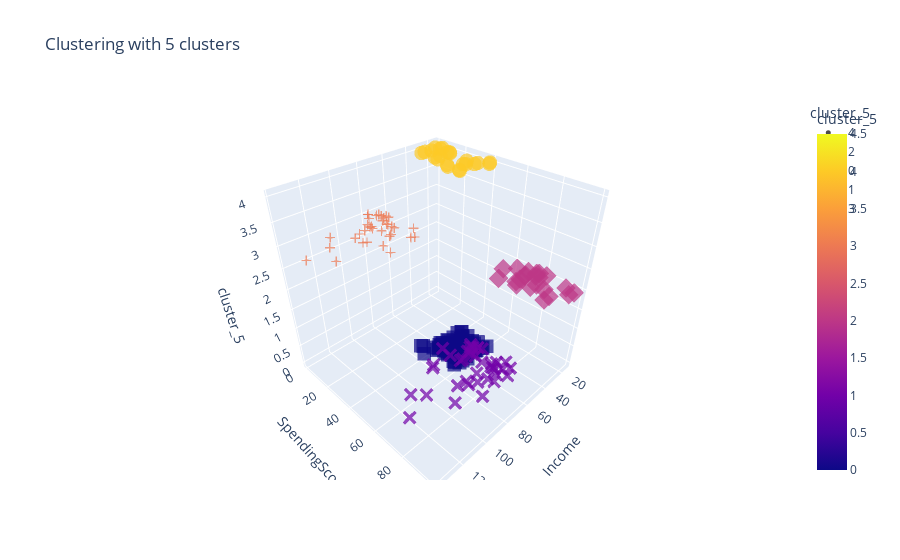
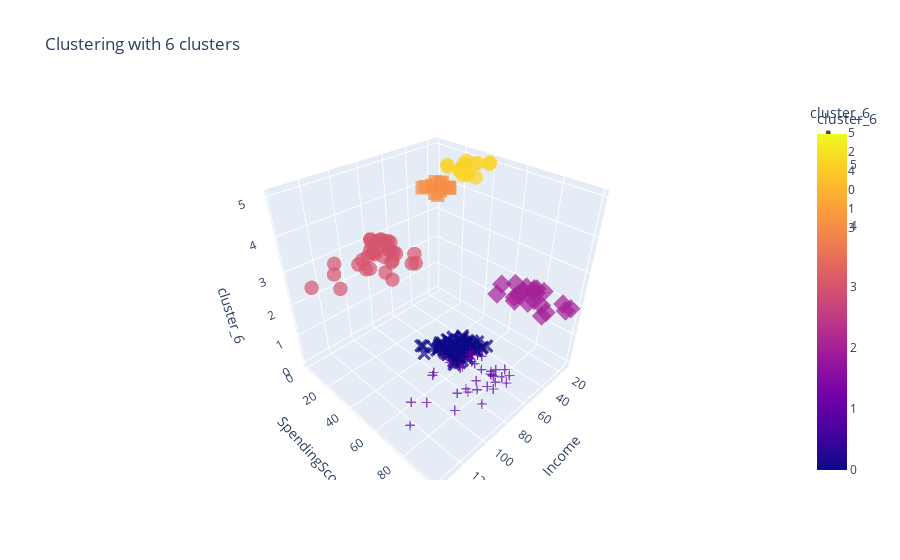

These figures' notebook cell, in order:
### Markdown cell above
**Завдання 11** 

Зробити візуалізацію кластеризації методу К-середніх на вибраних Вами двох різних кількостях кластерів використовуючи [scatter_3d](https://plotly.com/python/3d-scatter-plots/).

### Code cell
fig = px.scatter_3d(X, x='Income', y='SpendingScore', z=X['cluster_5'], color=X['cluster_5'], 
                    symbol=X['cluster_5'], opacity=0.7, 
                    title='Clustering with 5 clusters')
fig.update_traces(marker=dict(size=5))
fig.show()

fig = px.scatter_3d(X, x='Income', y='SpendingScore', z=X['cluster_6'], color=X['cluster_6'], 
                    symbol=X['cluster_6'], opacity=0.7, 
                    title='Clustering with 6 clusters')
fig.update_traces(marker=dict(size=5))
fig.show()

### Figure 1 — Plotly figure (JSON) as saved in the notebook; plotly's stock layout.template omitted (floating-point values rounded to 4 significant figures)
{"data": [{"hovertemplate": "cluster_5=%{marker.color}<br>Income=%{x}<br>SpendingScore=%{y}<extra></extra>", "legendgroup": "4", "marker": {"color": [4, 4, 4, 4, 4, 4, 4, 4, 4, 4, 4, 4, 4, 4, 4, 4, 4, 4, 4, 4, 4, 4, 4], "coloraxis": "coloraxis", "opacity": 0.7, "size": 5, "symbol": "circle"}, "mode": "markers", "name": "4", "scene": "scene", "showlegend": true, "type": "scatter3d", "x": [15, 16, 17, 18, 19, 19, 20, 20, 21, 23, 24, 25, 28, 28, 29, 30, 33, 33, 34, 37, 38, 39, 39], "y": [39, 6, 40, 6, 3, 14, 15, 13, 35, 29, 35, 5, 14, 32, 31, 4, 4, 14, 17, 26, 35, 36, 28], "z": [4, 4, 4, 4, 4, 4, 4, 4, 4, 4, 4, 4, 4, 4, 4, 4, 4, 4, 4, 4, 4, 4, 4]}, {"hovertemplate": "cluster_5=%{marker.color}<br>Income=%{x}<br>SpendingScore=%{y}<extra></extra>", "legendgroup": "2", "marker": {"color": [2, 2, 2, 2, 2, 2, 2, 2, 2, 2, 2, 2, 2, 2, 2, 2, 2, 2, 2, 2, 2, 2], "coloraxis": "coloraxis", "opacity": 0.7, "size": 5, "symbol": "diamond"}, "mode": "markers", "name": "2", "scene": "scene", "showlegend": true, "type": "scatter3d", "x": [15, 16, 17, 18, 19, 19, 20, 20, 21, 23, 24, 25, 28, 28, 29, 30, 33, 33, 34, 37, 38, 39], "y": [81, 77, 76, 94, 72, 99, 77, 79, 66, 98, 73, 73, 82, 61, 87, 73, 92, 81, 73, 75, 92, 65], "z": [2, 2, 2, 2, 2, 2, 2, 2, 2, 2, 2, 2, 2, 2, 2, 2, 2, 2, 2, 2, 2, 2]}, {"hovertemplate": "cluster_5=%{marker.color}<br>Income=%{x}<br>SpendingScore=%{y}<extra></extra>", "legendgroup": "0", "marker": {"color": [0, 0, 0, 0, 0, 0, 0, 0, 0, 0, 0, 0, 0, 0, 0, 0, 0, 0, 0, 0, 0, 0, 0, 0, 0, 0, 0, 0, 0, 0, 0, 0, 0, 0, 0, 0, 0, 0, 0, 0, 0, 0, 0, 0, 0, 0, 0, 0, 0, 0, 0, 0, 0, 0, 0, 0, 0, 0, 0, 0, 0, 0, 0, 0, 0, 0, 0, 0, 0, 0, 0, 0, 0, 0, 0, 0, 0, 0, 0, 0, 0], "coloraxis": "coloraxis", "opacity": 0.7, "size": 5, "symbol": "square"}, "mode": "markers", "name": "0", "scene": "scene", "showlegend": true, "type": "scatter3d", "x": [39, 40, 40, 40, 40, 42, 42, 43, 43, 43, 43, 44, 44, 46, 46, 46, 46, 47, 47, 48, 48, 48, 48, 48, 48, 49, 49, 50, 50, 54, 54, 54, 54, 54, 54, 54, 54, 54, 54, 54, 54, 57, 57, 58, 58, 59, 59, 60, 60, 60, 60, 60, 60, 61, 61, 62, 62, 62, 62, 62, 62, 63, 63, 63, 63, 63, 63, 64, 64, 65, 65, 65, 65, 67, 67, 67, 67, 69, 71, 72, 76], "y": [61, 55, 47, 42, 42, 52, 60, 54, 60, 45, 41, 50, 46, 51, 46, 56, 55, 52, 59, 51, 59, 50, 48, 59, 47, 55, 42, 49, 56, 47, 54, 53, 48, 52, 42, 51, 55, 41, 44, 57, 46, 58, 55, 60, 46, 55, 41, 49, 40, 42, 52, 47, 50, 42, 49, 41, 48, 59, 55, 56, 42, 50, 46, 43, 48, 52, 54, 42, 46, 48, 50, 43, 59, 43, 57, 56, 40, 58, 35, 34, 40], "z": [0, 0, 0, 0, 0, 0, 0, 0, 0, 0, 0, 0, 0, 0, 0, 0, 0, 0, 0, 0, 0, 0, 0, 0, 0, 0, 0, 0, 0, 0, 0, 0, 0, 0, 0, 0, 0, 0, 0, 0, 0, 0, 0, 0, 0, 0, 0, 0, 0, 0, 0, 0, 0, 0, 0, 0, 0, 0, 0, 0, 0, 0, 0, 0, 0, 0, 0, 0, 0, 0, 0, 0, 0, 0, 0, 0, 0, 0, 0, 0, 0]}, {"hovertemplate": "cluster_5=%{marker.color}<br>Income=%{x}<br>SpendingScore=%{y}<extra></extra>", "legendgroup": "1", "marker": {"color": [1, 1, 1, 1, 1, 1, 1, 1, 1, 1, 1, 1, 1, 1, 1, 1, 1, 1, 1, 1, 1, 1, 1, 1, 1, 1, 1, 1, 1, 1, 1, 1, 1, 1, 1, 1, 1, 1, 1], "coloraxis": "coloraxis", "opacity": 0.7, "size": 5, "symbol": "x"}, "mode": "markers", "name": "1", "scene": "scene", "showlegend": true, "type": "scatter3d", "x": [69, 70, 71, 71, 71, 72, 73, 73, 74, 75, 76, 77, 77, 78, 78, 78, 78, 78, 78, 79, 81, 85, 86, 87, 87, 87, 88, 88, 93, 97, 98, 99, 101, 103, 103, 113, 120, 126, 137], "y": [91, 77, 95, 75, 75, 71, 88, 73, 72, 93, 87, 97, 74, 90, 88, 76, 89, 78, 73, 83, 93, 75, 95, 63, 75, 92, 86, 69, 90, 86, 88, 97, 68, 85, 69, 91, 79, 74, 83], "z": [1, 1, 1, 1, 1, 1, 1, 1, 1, 1, 1, 1, 1, 1, 1, 1, 1, 1, 1, 1, 1, 1, 1, 1, 1, 1, 1, 1, 1, 1, 1, 1, 1, 1, 1, 1, 1, 1, 1]}, {"hovertemplate": "cluster_5=%{marker.color}<br>Income=%{x}<br>SpendingScore=%{y}<extra></extra>", "legendgroup": "3", "marker": {"color": [3, 3, 3, 3, 3, 3, 3, 3, 3, 3, 3, 3, 3, 3, 3, 3, 3, 3, 3, 3, 3, 3, 3, 3, 3, 3, 3, 3, 3, 3, 3, 3, 3, 3, 3], "coloraxis": "coloraxis", "opacity": 0.7, "size": 5, "symbol": "cross"}, "mode": "markers", "name": "3", "scene": "scene", "showlegend": true, "type": "scatter3d", "x": [70, 71, 71, 73, 73, 74, 75, 77, 77, 78, 78, 78, 78, 78, 78, 79, 81, 85, 86, 87, 87, 87, 88, 88, 93, 97, 98, 99, 101, 103, 103, 113, 120, 126, 137], "y": [29, 11, 9, 5, 7, 10, 5, 12, 36, 22, 17, 20, 16, 1, 1, 35, 5, 26, 20, 27, 13, 10, 13, 15, 14, 32, 15, 39, 24, 17, 23, 8, 16, 28, 18], "z": [3, 3, 3, 3, 3, 3, 3, 3, 3, 3, 3, 3, 3, 3, 3, 3, 3, 3, 3, 3, 3, 3, 3, 3, 3, 3, 3, 3, 3, 3, 3, 3, 3, 3, 3]}], "layout": {"coloraxis": {"colorbar": {"title": {"text": "cluster_5"}}, "colorscale": [[0, "#0d0887"], [0.1111, "#46039f"], [0.2222, "#7201a8"], [0.3333, "#9c179e"], [0.4444, "#bd3786"], [0.5556, "#d8576b"], [0.6667, "#ed7953"], [0.7778, "#fb9f3a"], [0.8889, "#fdca26"], [1, "#f0f921"]]}, "legend": {"title": {"text": "cluster_5"}, "tracegroupgap": 0}, "scene": {"domain": {"x": [0, 1], "y": [0, 1]}, "xaxis": {"title": {"text": "Income"}}, "yaxis": {"title": {"text": "SpendingScore"}}, "zaxis": {"categoryarray": [4, 2, 0, 1, 3], "categoryorder": "array", "title": {"text": "cluster_5"}}}, "title": {"text": "Clustering with 5 clusters"}}}

### Figure 2 — Plotly figure (JSON) as saved in the notebook; plotly's stock layout.template omitted (floating-point values rounded to 4 significant figures)
{"data": [{"hovertemplate": "cluster_6=%{marker.color}<br>Income=%{x}<br>SpendingScore=%{y}<extra></extra>", "legendgroup": "5", "marker": {"color": [5, 5, 5, 5, 5, 5, 5, 5, 5, 5, 5, 5, 5, 5, 5], "coloraxis": "coloraxis", "opacity": 0.7, "size": 5, "symbol": "circle"}, "mode": "markers", "name": "5", "scene": "scene", "showlegend": true, "type": "scatter3d", "x": [15, 17, 21, 23, 24, 28, 29, 37, 38, 39, 39, 40, 40, 40, 43], "y": [39, 40, 35, 29, 35, 32, 31, 26, 35, 36, 28, 47, 42, 42, 41], "z": [5, 5, 5, 5, 5, 5, 5, 5, 5, 5, 5, 5, 5, 5, 5]}, {"hovertemplate": "cluster_6=%{marker.color}<br>Income=%{x}<br>SpendingScore=%{y}<extra></extra>", "legendgroup": "2", "marker": {"color": [2, 2, 2, 2, 2, 2, 2, 2, 2, 2, 2, 2, 2, 2, 2, 2, 2, 2, 2, 2, 2, 2], "coloraxis": "coloraxis", "opacity": 0.7, "size": 5, "symbol": "diamond"}, "mode": "markers", "name": "2", "scene": "scene", "showlegend": true, "type": "scatter3d", "x": [15, 16, 17, 18, 19, 19, 20, 20, 21, 23, 24, 25, 28, 28, 29, 30, 33, 33, 34, 37, 38, 39], "y": [81, 77, 76, 94, 72, 99, 77, 79, 66, 98, 73, 73, 82, 61, 87, 73, 92, 81, 73, 75, 92, 65], "z": [2, 2, 2, 2, 2, 2, 2, 2, 2, 2, 2, 2, 2, 2, 2, 2, 2, 2, 2, 2, 2, 2]}, {"hovertemplate": "cluster_6=%{marker.color}<br>Income=%{x}<br>SpendingScore=%{y}<extra></extra>", "legendgroup": "4", "marker": {"color": [4, 4, 4, 4, 4, 4, 4, 4, 4, 4, 4, 4], "coloraxis": "coloraxis", "opacity": 0.7, "size": 5, "symbol": "square"}, "mode": "markers", "name": "4", "scene": "scene", "showlegend": true, "type": "scatter3d", "x": [16, 18, 19, 19, 20, 20, 25, 28, 30, 33, 33, 34], "y": [6, 6, 3, 14, 15, 13, 5, 14, 4, 4, 14, 17], "z": [4, 4, 4, 4, 4, 4, 4, 4, 4, 4, 4, 4]}, {"hovertemplate": "cluster_6=%{marker.color}<br>Income=%{x}<br>SpendingScore=%{y}<extra></extra>", "legendgroup": "0", "marker": {"color": [0, 0, 0, 0, 0, 0, 0, 0, 0, 0, 0, 0, 0, 0, 0, 0, 0, 0, 0, 0, 0, 0, 0, 0, 0, 0, 0, 0, 0, 0, 0, 0, 0, 0, 0, 0, 0, 0, 0, 0, 0, 0, 0, 0, 0, 0, 0, 0, 0, 0, 0, 0, 0, 0, 0, 0, 0, 0, 0, 0, 0, 0, 0, 0, 0, 0, 0, 0, 0, 0, 0, 0, 0, 0, 0, 0, 0], "coloraxis": "coloraxis", "opacity": 0.7, "size": 5, "symbol": "x"}, "mode": "markers", "name": "0", "scene": "scene", "showlegend": true, "type": "scatter3d", "x": [39, 40, 42, 42, 43, 43, 43, 44, 44, 46, 46, 46, 46, 47, 47, 48, 48, 48, 48, 48, 48, 49, 49, 50, 50, 54, 54, 54, 54, 54, 54, 54, 54, 54, 54, 54, 54, 57, 57, 58, 58, 59, 59, 60, 60, 60, 60, 60, 60, 61, 61, 62, 62, 62, 62, 62, 62, 63, 63, 63, 63, 63, 63, 64, 64, 65, 65, 65, 65, 67, 67, 67, 67, 69, 71, 72, 76], "y": [61, 55, 52, 60, 54, 60, 45, 50, 46, 51, 46, 56, 55, 52, 59, 51, 59, 50, 48, 59, 47, 55, 42, 49, 56, 47, 54, 53, 48, 52, 42, 51, 55, 41, 44, 57, 46, 58, 55, 60, 46, 55, 41, 49, 40, 42, 52, 47, 50, 42, 49, 41, 48, 59, 55, 56, 42, 50, 46, 43, 48, 52, 54, 42, 46, 48, 50, 43, 59, 43, 57, 56, 40, 58, 35, 34, 40], "z": [0, 0, 0, 0, 0, 0, 0, 0, 0, 0, 0, 0, 0, 0, 0, 0, 0, 0, 0, 0, 0, 0, 0, 0, 0, 0, 0, 0, 0, 0, 0, 0, 0, 0, 0, 0, 0, 0, 0, 0, 0, 0, 0, 0, 0, 0, 0, 0, 0, 0, 0, 0, 0, 0, 0, 0, 0, 0, 0, 0, 0, 0, 0, 0, 0, 0, 0, 0, 0, 0, 0, 0, 0, 0, 0, 0, 0]}, {"hovertemplate": "cluster_6=%{marker.color}<br>Income=%{x}<br>SpendingScore=%{y}<extra></extra>", "legendgroup": "1", "marker": {"color": [1, 1, 1, 1, 1, 1, 1, 1, 1, 1, 1, 1, 1, 1, 1, 1, 1, 1, 1, 1, 1, 1, 1, 1, 1, 1, 1, 1, 1, 1, 1, 1, 1, 1, 1, 1, 1, 1, 1], "coloraxis": "coloraxis", "opacity": 0.7, "size": 5, "symbol": "cross"}, "mode": "markers", "name": "1", "scene": "scene", "showlegend": true, "type": "scatter3d", "x": [69, 70, 71, 71, 71, 72, 73, 73, 74, 75, 76, 77, 77, 78, 78, 78, 78, 78, 78, 79, 81, 85, 86, 87, 87, 87, 88, 88, 93, 97, 98, 99, 101, 103, 103, 113, 120, 126, 137], "y": [91, 77, 95, 75, 75, 71, 88, 73, 72, 93, 87, 97, 74, 90, 88, 76, 89, 78, 73, 83, 93, 75, 95, 63, 75, 92, 86, 69, 90, 86, 88, 97, 68, 85, 69, 91, 79, 74, 83], "z": [1, 1, 1, 1, 1, 1, 1, 1, 1, 1, 1, 1, 1, 1, 1, 1, 1, 1, 1, 1, 1, 1, 1, 1, 1, 1, 1, 1, 1, 1, 1, 1, 1, 1, 1, 1, 1, 1, 1]}, {"hovertemplate": "cluster_6=%{marker.color}<br>Income=%{x}<br>SpendingScore=%{y}<extra></extra>", "legendgroup": "3", "marker": {"color": [3, 3, 3, 3, 3, 3, 3, 3, 3, 3, 3, 3, 3, 3, 3, 3, 3, 3, 3, 3, 3, 3, 3, 3, 3, 3, 3, 3, 3, 3, 3, 3, 3, 3, 3], "coloraxis": "coloraxis", "opacity": 0.7, "size": 5, "symbol": "circle"}, "mode": "markers", "name": "3", "scene": "scene", "showlegend": true, "type": "scatter3d", "x": [70, 71, 71, 73, 73, 74, 75, 77, 77, 78, 78, 78, 78, 78, 78, 79, 81, 85, 86, 87, 87, 87, 88, 88, 93, 97, 98, 99, 101, 103, 103, 113, 120, 126, 137], "y": [29, 11, 9, 5, 7, 10, 5, 12, 36, 22, 17, 20, 16, 1, 1, 35, 5, 26, 20, 27, 13, 10, 13, 15, 14, 32, 15, 39, 24, 17, 23, 8, 16, 28, 18], "z": [3, 3, 3, 3, 3, 3, 3, 3, 3, 3, 3, 3, 3, 3, 3, 3, 3, 3, 3, 3, 3, 3, 3, 3, 3, 3, 3, 3, 3, 3, 3, 3, 3, 3, 3]}], "layout": {"coloraxis": {"colorbar": {"title": {"text": "cluster_6"}}, "colorscale": [[0, "#0d0887"], [0.1111, "#46039f"], [0.2222, "#7201a8"], [0.3333, "#9c179e"], [0.4444, "#bd3786"], [0.5556, "#d8576b"], [0.6667, "#ed7953"], [0.7778, "#fb9f3a"], [0.8889, "#fdca26"], [1, "#f0f921"]]}, "legend": {"title": {"text": "cluster_6"}, "tracegroupgap": 0}, "scene": {"domain": {"x": [0, 1], "y": [0, 1]}, "xaxis": {"title": {"text": "Income"}}, "yaxis": {"title": {"text": "SpendingScore"}}, "zaxis": {"categoryarray": [5, 2, 4, 0, 1, 3], "categoryorder": "array", "title": {"text": "cluster_6"}}}, "title": {"text": "Clustering with 6 clusters"}}}
